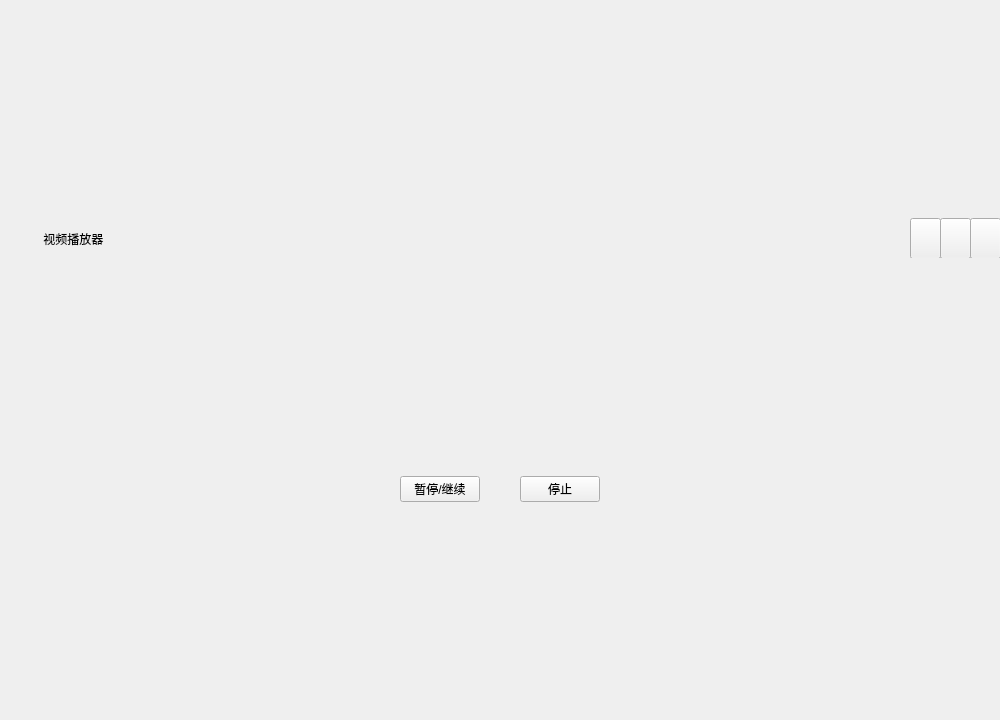
<?xml version="1.0" encoding="UTF-8"?>
<ui version="4.0">
 <class>playVideo</class>
 <widget class="QWidget" name="playVideo">
  <property name="geometry">
   <rect>
    <x>0</x>
    <y>0</y>
    <width>1000</width>
    <height>720</height>
   </rect>
  </property>
  <property name="sizePolicy">
   <sizepolicy hsizetype="Expanding" vsizetype="Expanding">
    <horstretch>0</horstretch>
    <verstretch>0</verstretch>
   </sizepolicy>
  </property>
  <property name="minimumSize">
   <size>
    <width>1000</width>
    <height>720</height>
   </size>
  </property>
  <property name="baseSize">
   <size>
    <width>1500</width>
    <height>1000</height>
   </size>
  </property>
  <property name="windowTitle">
   <string>Form</string>
  </property>
  <layout class="QVBoxLayout" name="verticalLayout_2" stretch="1,10,1">
   <property name="spacing">
    <number>0</number>
   </property>
   <property name="leftMargin">
    <number>0</number>
   </property>
   <property name="topMargin">
    <number>0</number>
   </property>
   <property name="rightMargin">
    <number>0</number>
   </property>
   <property name="bottomMargin">
    <number>0</number>
   </property>
   <item>
    <widget class="QWidget" name="widgetTitle" native="true">
     <property name="sizePolicy">
      <sizepolicy hsizetype="Expanding" vsizetype="Preferred">
       <horstretch>0</horstretch>
       <verstretch>0</verstretch>
      </sizepolicy>
     </property>
     <property name="maximumSize">
      <size>
       <width>16777215</width>
       <height>40</height>
      </size>
     </property>
     <widget class="QLabel" name="labelIcon">
      <property name="geometry">
       <rect>
        <x>10</x>
        <y>10</y>
        <width>25</width>
        <height>21</height>
       </rect>
      </property>
      <property name="maximumSize">
       <size>
        <width>25</width>
        <height>25</height>
       </size>
      </property>
      <property name="text">
       <string/>
      </property>
      <property name="pixmap">
       <pixmap resource="src.qrc">:/png/src/logo.png</pixmap>
      </property>
      <property name="scaledContents">
       <bool>true</bool>
      </property>
     </widget>
     <widget class="QLabel" name="labelTitle">
      <property name="geometry">
       <rect>
        <x>40</x>
        <y>0</y>
        <width>791</width>
        <height>41</height>
       </rect>
      </property>
      <property name="text">
       <string> 视频播放器</string>
      </property>
     </widget>
     <widget class="QPushButton" name="btnExit">
      <property name="geometry">
       <rect>
        <x>970</x>
        <y>0</y>
        <width>31</width>
        <height>41</height>
       </rect>
      </property>
      <property name="text">
       <string/>
      </property>
     </widget>
     <widget class="QPushButton" name="btnMax">
      <property name="geometry">
       <rect>
        <x>940</x>
        <y>0</y>
        <width>31</width>
        <height>41</height>
       </rect>
      </property>
      <property name="text">
       <string/>
      </property>
     </widget>
     <widget class="QPushButton" name="btnMin">
      <property name="geometry">
       <rect>
        <x>910</x>
        <y>0</y>
        <width>31</width>
        <height>41</height>
       </rect>
      </property>
      <property name="text">
       <string/>
      </property>
     </widget>
    </widget>
   </item>
   <item>
    <layout class="QVBoxLayout" name="verticalLayout">
     <property name="spacing">
      <number>0</number>
     </property>
    </layout>
   </item>
   <item>
    <layout class="QHBoxLayout" name="horizontalLayout" stretch="2,0,0,0,2">
     <item>
      <spacer name="horizontalSpacer">
       <property name="orientation">
        <enum>Qt::Horizontal</enum>
       </property>
       <property name="sizeHint" stdset="0">
        <size>
         <width>40</width>
         <height>20</height>
        </size>
       </property>
      </spacer>
     </item>
     <item>
      <widget class="QPushButton" name="pauseButton">
       <property name="text">
        <string>暂停/继续</string>
       </property>
      </widget>
     </item>
     <item>
      <spacer name="horizontalSpacer_3">
       <property name="orientation">
        <enum>Qt::Horizontal</enum>
       </property>
       <property name="sizeHint" stdset="0">
        <size>
         <width>40</width>
         <height>20</height>
        </size>
       </property>
      </spacer>
     </item>
     <item>
      <widget class="QPushButton" name="closeButton">
       <property name="text">
        <string>停止</string>
       </property>
      </widget>
     </item>
     <item>
      <spacer name="horizontalSpacer_4">
       <property name="orientation">
        <enum>Qt::Horizontal</enum>
       </property>
       <property name="sizeHint" stdset="0">
        <size>
         <width>40</width>
         <height>20</height>
        </size>
       </property>
      </spacer>
     </item>
    </layout>
   </item>
  </layout>
 </widget>
 <resources>
  <include location="src.qrc"/>
 </resources>
 <connections/>
</ui>
